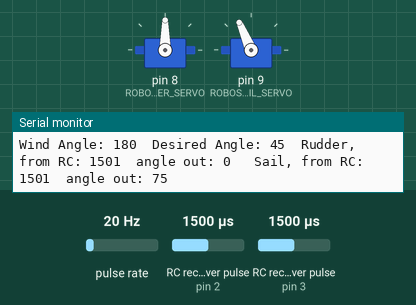
A sketch run on a simulated Arduino Uno, built with avr-gcc and run on an emulated ATmega328P. On the bench: 2 × servo, the last lines printed to the serial monitor. Wiring (inferred from the names in the program): 2 × RC receiver channel: data pin 2 / data pin 3; pulse sensor: data pin 7. The inputs (shaded band) are chosen by the test bench; at power-on: RC receiver pulse (sensors on pin 2, pin 3) 1500 µs, pulse rate 20 Hz.

Above: at 1.2 s.
1.3 s: RC receiver pulse (sensor on pin 2) set to 1020 µs
At 1.6 s:
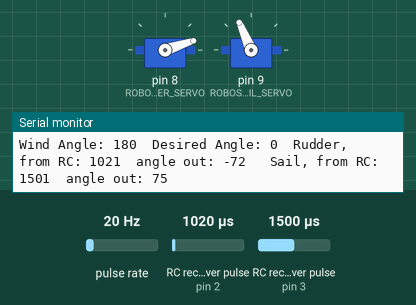
2.8 s: RC receiver pulse (sensor on pin 3) set to 1826 µs
4.3 s: RC receiver pulse (sensor on pin 3) set to 1855 µs
At 5.1 s:
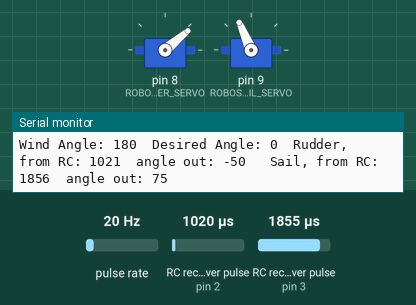
5.8 s: pulse rate (sensor on pin 7) set to 23 Hz
At 8.7 s:
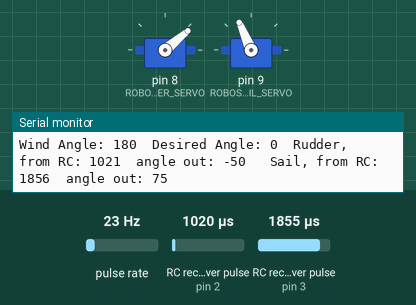
8.8 s: pulse rate (sensor on pin 7) set to 4 Hz
At 9.7 s:
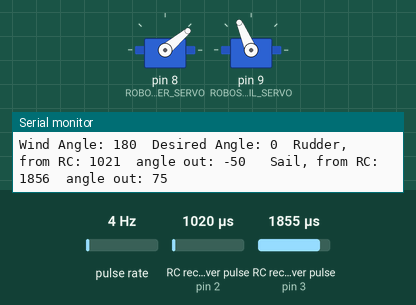
10.3 s: pulse rate (sensor on pin 7) set to 150 Hz
At 11.1 s:
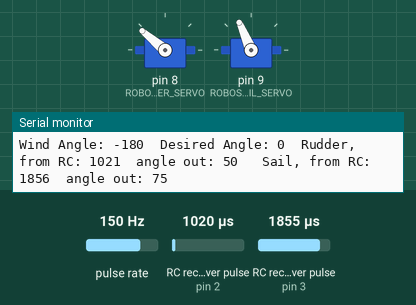
Timing chart, 0 to 12.8 s (numbered marks = the images above; inputs shaded):
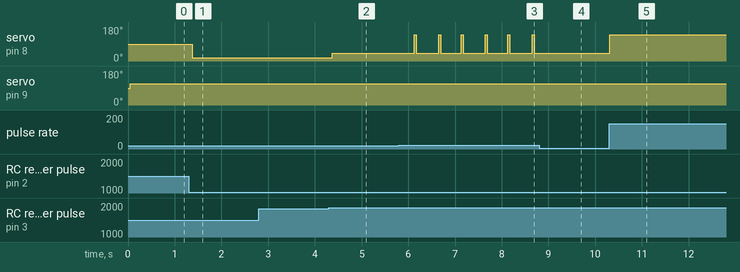

The sketch:

BoatCode6.ino
```cpp
/* BoatCodeStarterWindOnly rev 5/2/2015
© 2014-2015 RoboSail
This program contains starter code for programming a boat
using information from the Wind Sensor.
For detailed information about getting input from the WindSensor,
input from the RC receiver, and sending output to the Servos,
see these programs: WindSensor and RCPassThroughSimple

Program values are displayed to the Serial Monitor when the
variable "verbose" is set to true.  otherwise set verbose to false.
*/

#include <Servo.h>
boolean verbose = true;  //true calls function for values to be printed to monitor

// Pin assignments
const int ROBOSAIL_PIN_WIND = 7;
//input pins from receiver
const int ROBOSAIL_PIN_RUDDER_RC = 2;
const int ROBOSAIL_PIN_SAIL_RC = 3;
// Output pins to the servos
const int ROBOSAIL_PIN_RUDDER_SERVO = 8;
const int ROBOSAIL_PIN_SAIL_SERVO = 9;
// variables to hold input and output values
int rudderPulseWidth;
int rudderServoOut;
int sailPulseWidth;
int sailServoOut;
//variables for WindSensor
int windAngle = 0;
int windPulseWidth = 0;

boolean plzTack = false;
boolean matchAngle = false;
int desiredAngle = 45;
int prevRudderPulseWidth = 1500;
int prevRudderPosition = 0;

//create servo objects
Servo rudderServo;
Servo sailServo;

void setup() {
  Serial.begin(115200);
  Serial.println("\nRCPassthroughSimple code - RoboSail");
  // Set RC receiver and WindSensor on digital input pins
  pinMode(ROBOSAIL_PIN_RUDDER_RC, INPUT);
  pinMode(ROBOSAIL_PIN_SAIL_RC, INPUT);
  pinMode(ROBOSAIL_PIN_WIND, INPUT);

  // attach the servos to the proper pins
  rudderServo.attach(ROBOSAIL_PIN_RUDDER_SERVO);
  sailServo.attach(ROBOSAIL_PIN_SAIL_SERVO);
}

void loop() {
  //*********** Read in data from the RC receiver and sensors *********
  // Read the command pulse from the RC receiver
  rudderPulseWidth = pulseIn(ROBOSAIL_PIN_RUDDER_RC, HIGH, 25000);
  sailPulseWidth = pulseIn(ROBOSAIL_PIN_SAIL_RC, HIGH, 25000);
  // Calculate the servo position in degrees.
  rudderServoOut = map(rudderPulseWidth, 1000, 2000, -75, 75);
  sailServoOut = map(sailPulseWidth, 1090, 1900, 0, 90);

  // Read values from the WindSensor
  windPulseWidth = pulseIn(ROBOSAIL_PIN_WIND, HIGH, 25000);
  // Convert the wind angle to degrees from PWM.  Range -180 to +180
  windAngle = map(windPulseWidth, 0, 1024, 180, -180);
  windAngle = constrain(windAngle, -180, 180);

  //**************** your code here ******************
  // calculate values for rudderServoOut and sailServoOut in degrees.

  //**********SAIL*******

  int windAngleSail = abs(windAngle);
  //closeHauled
  if (windAngleSail >= 0 && windAngleSail <= 35) {
    sailServoOut = -5;
  }

  //beamReach
  else if (windAngleSail > 35 && windAngleSail <= 90) {
    sailServoOut = map(windAngleSail, 35, 90, -5, 35);
  }

  //run.
  else if (windAngleSail > 90) {
    sailServoOut = map(windAngleSail, 90, 180, 35, 75);
  }

  //**************Match Angle************
  if (sailPulseWidth > 1840 || matchAngle == true) {
    rudderServoOut = desiredAngle - windAngle;
    if (rudderServoOut > 180) {
     rudderServoOut -= 360;
    }
    if (rudderServoOut<-180) {
     rudderServoOut += 360;
    }
    if (rudderServoOut > 50) {
      rudderServoOut = 50;
    }

    if (rudderServoOut < -50) {
     rudderServoOut = -50;
    }

  }


  //********Change desiredAngle*********


  if (rudderPulseWidth < 1265 && prevRudderPosition > -1)
  {
    desiredAngle -= 45;
    prevRudderPosition = -1;
  }
  if (rudderPulseWidth > 1800 && prevRudderPosition < 1)
  {
    desiredAngle += 45;
    prevRudderPosition = 1;
  }
  //prevRudderPulseWidth = rudderPulseWidth;
  if (rudderPulseWidth < 1600 && rudderPulseWidth > 1400) {
   prevRudderPosition = 0;
  }
  if (desiredAngle > 180) {
    desiredAngle -= 360;
  }
  if (desiredAngle <-180) {
    desiredAngle += 360;
  }


  if (verbose) {
    printToMonitor();
  }

  //*************create output commands ***********************
  // calculat appropriate values for the servos, then command the servos to move
  // the Rudder servo motor ranges from 0 to 180 with 90 deg in the center
  // the Sailwinch servo is at ~55 deg when full-in, which we think of as 0 deg,
  //  and ~125 deg when full out, which we think of as 90 deg


  /*
  close hauled = -5
  run = 75
  beam = 35


  */
  rudderServoOut = map(rudderServoOut, -90, 90, 0, 180);
  rudderServo.write(rudderServoOut);
  sailServoOut = map(sailServoOut, 0, 90, 55, 125);
  sailServo.write(sailServoOut);

} //end of loop()


// Function to Print out all values for debug.
void printToMonitor()
{
  Serial.print("Wind Angle: ");
  Serial.print(windAngle);
  Serial.print("  Desired Angle: ");
  Serial.print(desiredAngle);

  Serial.print("  Rudder, from RC: ");
  Serial.print(rudderPulseWidth);
  Serial.print("  angle out: ");
  Serial.print(rudderServoOut);

  Serial.print("\t Sail, from RC: ");
  Serial.print(sailPulseWidth);
  Serial.print("  angle out: ");
  Serial.print(sailServoOut);

  Serial.print("\n"); // Print a new line
}
```

Measured:
- the behaviour switches between 1839 and 1840 µs on RC receiver pulse (sensor on pin 3) (found by bisection; images 1 and 2)
- the behaviour switches between 20 and 21 Hz on pulse rate (sensor on pin 7) (found by bisection; images 2 and 3)
- after the input at 1.3 s, servo on pin 8 (ROBOSAIL_PIN_RUDDER_SERVO): 90° → 18° after 0.07 s
- after the input at 4.3 s, servo on pin 8 (ROBOSAIL_PIN_RUDDER_SERVO): 18° → 40° after 0.07 s
- after the input at 5.8 s, servo on pin 8 (ROBOSAIL_PIN_RUDDER_SERVO): alternates 140° for 0.04 s and 40° for 0.48 s, starting after 0.33 s
- after the input at 8.8 s, servo on pin 8 (ROBOSAIL_PIN_RUDDER_SERVO): stops changing and stays 40°
- after the input at 10.3 s, servo on pin 8 (ROBOSAIL_PIN_RUDDER_SERVO): 40° → 140° at once
